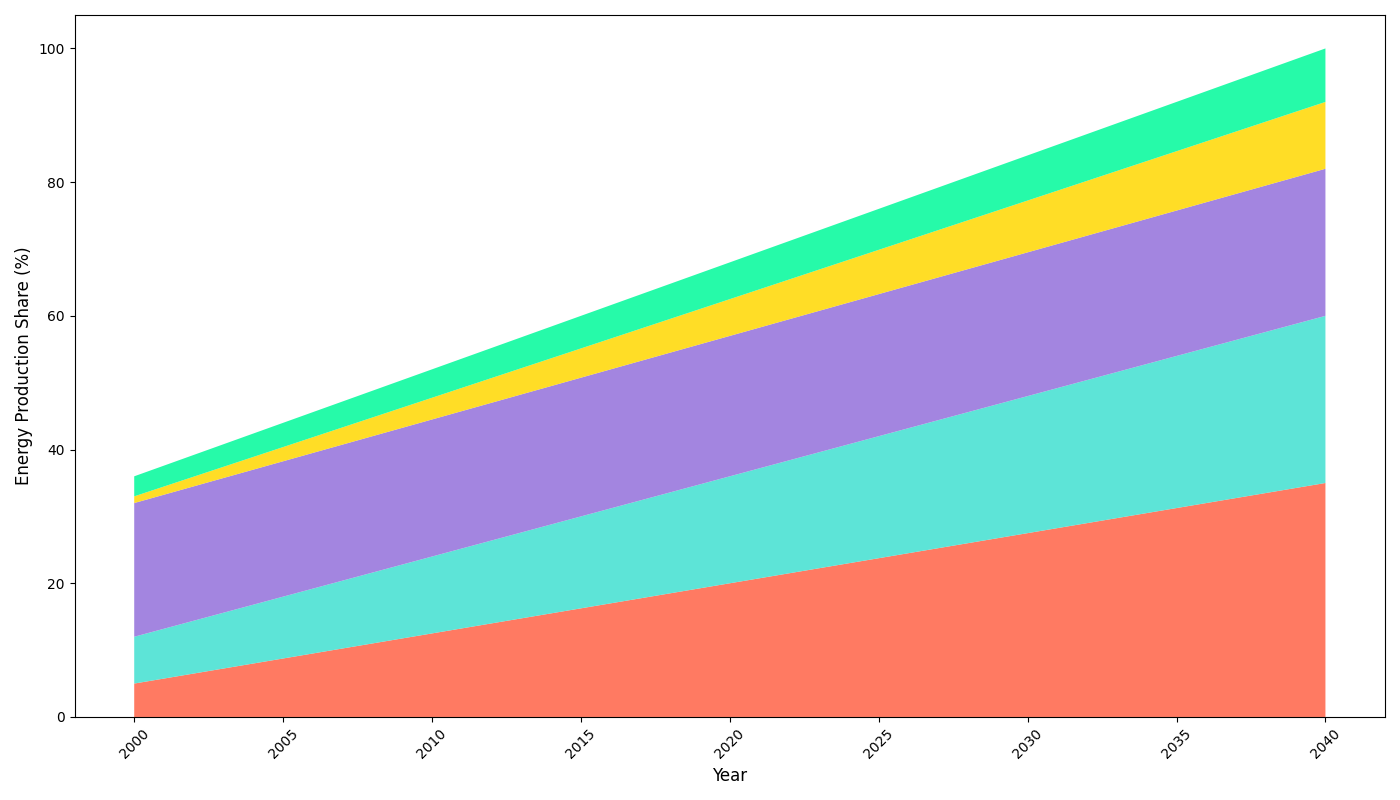

Generate this figure with Python:
import matplotlib.pyplot as plt
import numpy as np

years = np.arange(2000, 2041)
solar_power = np.linspace(5, 35, len(years))
wind_power = np.linspace(7, 25, len(years))
hydropower = np.linspace(20, 22, len(years))
geothermal_power = np.linspace(1, 10, len(years))
biomass_power = np.linspace(3, 8, len(years))

renewable_sources = np.array([solar_power, wind_power, hydropower, geothermal_power, biomass_power])

fig, ax = plt.subplots(figsize=(14, 8))

ax.stackplot(years, renewable_sources, 
             colors=['#FF6347', '#40E0D0', '#9370DB', '#FFD700', '#00FA9A'], alpha=0.85)

ax.set_xlabel('Year', fontsize=12)
ax.set_ylabel('Energy Production Share (%)', fontsize=12, color='black')

plt.xticks(rotation=45)
plt.tight_layout()

plt.show()
